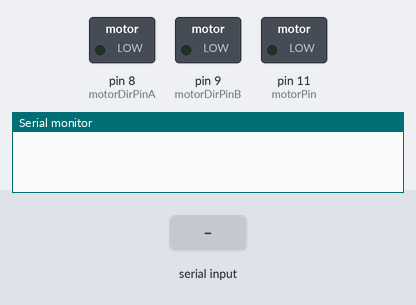
A sketch run on a simulated Arduino Uno, built with avr-gcc and run on an emulated ATmega328P. On the bench: switched loads named in the sketch (green lamp = pin HIGH), the last lines printed to the serial monitor. The inputs (shaded band) are chosen by the test bench.

Above: at 1.2 s.
1.3 s: "D" received over Serial
At 1.7 s:
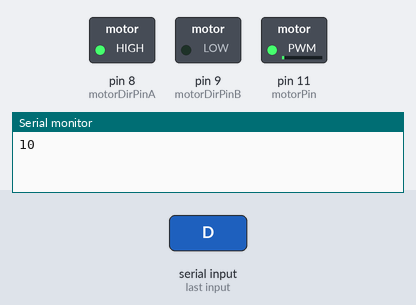
2.8 s: "S" received over Serial
At 4.0 s:
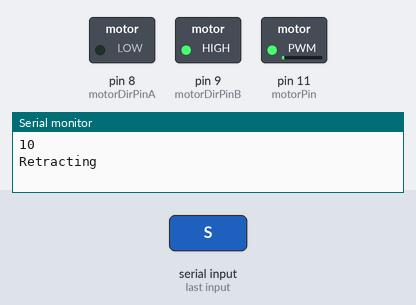
4.3 s: byte 32 (' ') received over Serial
At 5.2 s:
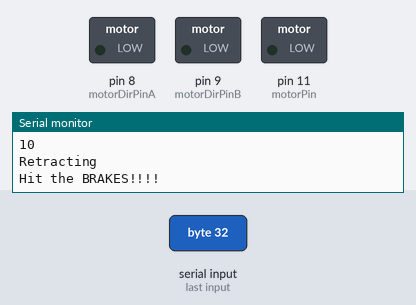
5.8 s: "s" received over Serial
At 6.3 s:
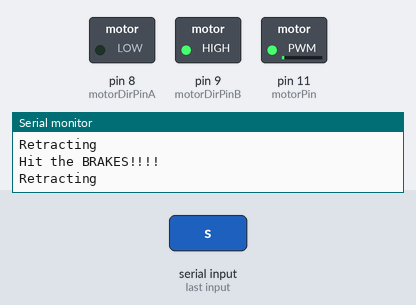
7.3 s: "d" received over Serial
At 8.6 s:
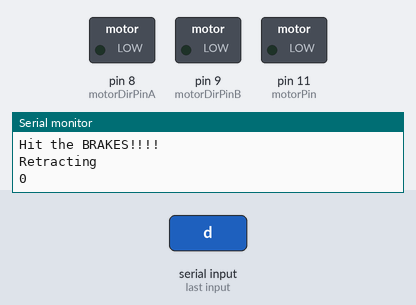
Timing chart, 0 to 9.8 s (numbered marks = the images above; inputs shaded):
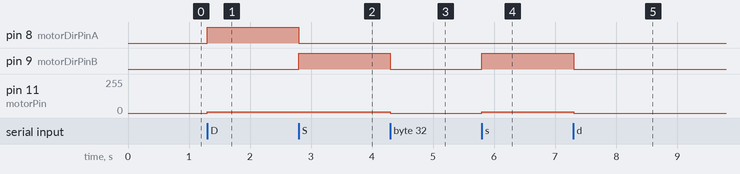

Measured:
- after the input at 1.3 s, pin 8 (motorDirPinA): LOW → HIGH at once; pin 11 (motorPin): 0/255 → 10/255 at once
- after the input at 2.8 s, pin 8 (motorDirPinA): HIGH → LOW at once; pin 9 (motorDirPinB): LOW → HIGH at once
- after the input at 4.3 s, pin 9 (motorDirPinB): HIGH → LOW at once; pin 11 (motorPin): 10/255 → 0/255 at once
- after the input at 5.8 s, pin 9 (motorDirPinB): LOW → HIGH at once; pin 11 (motorPin): 0/255 → 10/255 at once
- after the input at 7.3 s, pin 9 (motorDirPinB): HIGH → LOW at once; pin 11 (motorPin): 10/255 → 0/255 at once

The sketch:

Custom_Vine_Code.ino
```cpp
#include <math.h>
#include <arduino.h>

//Test

/*---------------Module Defines-----------------------------*/
#define OFF               0
#define FORWARD           HIGH
#define REVERSE           LOW
#define GROWTH            HIGH
#define RETRACT           LOW

/*---------------Pin Declares-------------------------------*/
int motorPin    = 11;  // PWM output pin for rewinding motor
int motorDirPinA = 8;
int motorDirPinB = 9;

/*---------------Motor Dependent Parameters-----------------*/
int minGrowthSpeed  = 0; // Minimum speed required to allow growth
int minGrowthStop   = 0; // Minimum speed required to stop growth
int minRetractSpeed = 0; // Minimum speed required to start retraction

/*---------------Control Variables--------------------------*/
int motorSpeed   = 0;      // Controls the motor's speed from 0-255
int speedDelta   = 10;      // Controls the change in speed

unsigned char key = ' ';

void setup() {
  Serial.begin(9600);

  pinMode(motorPin, OUTPUT);
  pinMode(motorDirPinA, OUTPUT);
  pinMode(motorDirPinB, OUTPUT);
}

void loop() {
  key = Serial.read();

  if(key == 'W' || key == 'w'){
    motorSpeed = abs(motorSpeed);
    setEffort(motorSpeed);
    Serial.println("Growing");
  }

  if (key == 'S' || key == 's'){
    motorSpeed = abs(motorSpeed) * -1;
    setEffort(motorSpeed);
    Serial.println("Retracting");
  }

  if (key == 'D' || key == 'd'){
    motorSpeed += speedDelta;
    setEffort(motorSpeed);
    Serial.println(motorSpeed);
  }

  if (key == 'A' || key == 'a'){
    motorSpeed -= speedDelta;
    setEffort(motorSpeed);
    Serial.println(motorSpeed);
  }

  if (key == '0'){
    motorSpeed = 0;
    setEffort(motorSpeed);
    Serial.println("Speed = 0");
  }

  if (key == ' '){
    halt();
    Serial.println("Hit the BRAKES!!!!");
  }
}


//******FUNCTIONS******//

unsigned char TestForKey(void) {
  unsigned char KeyEventOccurred;

  KeyEventOccurred = Serial.available();
  return KeyEventOccurred;
}

void halt(){
  digitalWrite(motorDirPinA, LOW);
  digitalWrite(motorDirPinB, LOW);
  analogWrite(motorPin, minGrowthStop);
}


void setEffort(int motorSpeed){
  if(motorSpeed == 0){
    digitalWrite(motorDirPinA, LOW);
    digitalWrite(motorDirPinB, LOW);
    analogWrite(motorPin, minGrowthStop);
  }
  else if(motorSpeed > 0){
    digitalWrite(motorDirPinA, HIGH);
    digitalWrite(motorDirPinB, LOW);
    analogWrite(motorPin,motorSpeed);
  }
  else if(motorSpeed < 0){
    digitalWrite(motorDirPinA, LOW);
    digitalWrite(motorDirPinB, HIGH);
    analogWrite(motorPin,abs(motorSpeed));
  }
}


// OLD FUNCTIONS

/* // Tells the vine robot to grow at a particular motor speed
void grow(int motorSpeed){
    analogWrite(motorPin,motorSpeed);
    digitalWrite(motorDirPin, FORWARD);
}

// Tells the vine robot to `` at a particular motor speed
void retract(int motorSpeed){
    analogWrite(motorPin,motorSpeed);
    digitalWrite(motorDirPin, REVERSE);
} */
```
